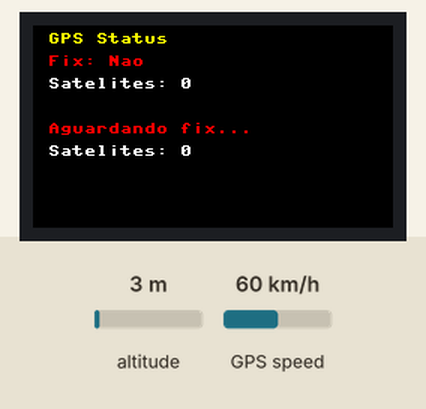
Recording of a program running on a simulated Raspberry Pi Pico running MicroPython. On the bench: 240×135 colour display. Inputs (shaded band) come from the test bench; at power-on: altitude 120 m, GPS speed 0 km/h. The GPS gets a fix after 3 s at 37.7749, -122.4194 with 8 satellites; the clock reads 2024-03-15 10:24:30 at power-on unless the program sets it; what the program prints to the serial console is not drawn.

5.1 s: altitude set to 0 m
7.5 s: GPS speed set to 30 km/h
9.9 s: altitude set to 20 m
12.5 s: GPS speed set to 2 km/h
17.5 s: altitude set to 3 m
20.5 s: GPS speed set to 60 km/h
Above: at 27.3 s.
Timing chart, 0 to 27.6 s (numbered marks = the images above; inputs shaded):
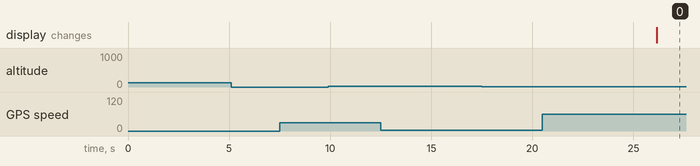

Measured:
- after the input at 5.1 s, every drawn part: stays the same
- after the input at 7.5 s, every drawn part: stays the same
- after the input at 9.9 s, every drawn part: stays the same
- after the input at 12.5 s, every drawn part: stays the same
- after the input at 17.5 s, every drawn part: stays the same

The program:

gps.py
```python
from machine import UART, Pin, SPI, PWM
import time
import framebuf

# Configuração dos pinos UART para o GPS
GPS_RX = 5  # Pino RX do GPS (GPIO 5)
GPS_TX = 4  # Pino TX do GPS (GPIO 4)

# Comandos de inicialização para o VK2828U7G5LF
INIT_COMMANDS = [
    # Configura taxa de atualização para 1Hz
    b'$PMTK220,1000*1F\r\n',
    # Habilita apenas GGA e RMC
    b'$PMTK314,0,1,0,1,0,0,0,0,0,0,0,0,0,0,0,0,0,0,0*28\r\n',
    # Configura para modo de navegação normal
    b'$PMTK886,1*29\r\n',
    # Habilita saída de dados
    b'$PMTK301,2*2E\r\n',
    # Configura para usar todos os satélites disponíveis
    b'$PMTK313,1*2E\r\n',
    # Configura para modo de navegação 2D/3D
    b'$PMTK386,0*23\r\n',
    # Configura para usar GPS + GLONASS
    b'$PMTK353,1,1,0,0,0*2A\r\n',
    # Configura para usar GPS + BEIDOU
    b'$PMTK353,1,0,0,1,0*2A\r\n',
    # Configura para usar GPS + GALILEO
    b'$PMTK353,1,0,0,0,1*2A\r\n'
]

# Comandos de teste para o GPS
TEST_COMMANDS = [
    # Solicita informações do firmware
    b'$PMTK605*31\r\n',
    # Solicita informações de hardware
    b'$PMTK400*36\r\n',
    # Solicita status do GPS
    b'$PMTK414*33\r\n'
]

# Pinos do display
BL = 13
DC = 8
RST = 12
MOSI = 11
SCK = 10
CS = 9

class GPS:
    def __init__(self):
        # Inicializa a comunicação UART com o GPS
        self.uart = UART(1, baudrate=9600, rx=Pin(GPS_RX), tx=Pin(GPS_TX))
        self.latitude = 0.0
        self.longitude = 0.0
        self.altitude = 0.0
        self.speed = 0.0
        self.satellites = 0
        self.fix = False
        self.fix_quality = 0
        self.time = ""
        self.date = ""
        self.magnetic_declination = 0.0  # Declinação magnética em graus
        self.datum = "WGS84"  # Datum padrão do GPS
        # Buffer para controlar perdas de fix
        self.fix_buffer = [False] * 5  # Buffer de 5 leituras
        self.fix_buffer_index = 0
        self._initialize_gps()

    def _initialize_gps(self):
        """Envia comandos de inicialização para o GPS"""
        print("Inicializando GPS...")
        time.sleep(5)  # Aumenta o tempo de espera inicial para 5 segundos

        # Primeiro envia comandos de teste
        print("\nEnviando comandos de teste...")
        for cmd in TEST_COMMANDS:
            try:
                print(f"Enviando comando: {cmd.decode('utf-8').strip()}")
                self.uart.write(cmd)
                time.sleep(0.5)

                # Tenta ler a resposta
                if self.uart.any():
                    response = self.uart.readline()
                    if response:
                        try:
                            print(f"Resposta: {response.decode('utf-8').strip()}")
                        except UnicodeError:
                            print("Resposta recebida (não decodificável)")
            except Exception as e:
                print(f"Erro ao enviar comando: {e}")

        # Depois envia comandos de configuração
        print("\nEnviando comandos de configuração...")
        for cmd in INIT_COMMANDS:
            try:
                print(f"Enviando comando: {cmd.decode('utf-8').strip()}")
                self.uart.write(cmd)
                time.sleep(0.5)

                # Tenta ler a resposta
                if self.uart.any():
                    response = self.uart.readline()
                    if response:
                        try:
                            print(f"Resposta: {response.decode('utf-8').strip()}")
                        except UnicodeError:
                            print("Resposta recebida (não decodificável)")
            except Exception as e:
                print(f"Erro ao enviar comando: {e}")

        # Aguarda mais um pouco para o GPS processar as configurações
        print("\nAguardando GPS processar configurações...")
        time.sleep(5)

        # Limpa o buffer da UART
        while self.uart.any():
            self.uart.readline()

        print("Inicialização do GPS concluída")

    def update(self):
        """Atualiza os dados do GPS lendo a porta serial"""
        if self.uart.any():
            try:
                # Lê uma linha completa do GPS
                line = self.uart.readline()
                if line:
                    try:
                        # Decodifica a linha de bytes para string
                        line = line.decode('utf-8').strip()
                        # Verifica se a linha está completa (começa com $ e termina com *)
                        if line.startswith('$') and '*' in line:
                            # Mostra a linha NMEA bruta
                            print(f"NMEA: {line}")
                            # Processa a linha NMEA
                            self._parse_nmea(line)
                        else:
                            print(f"Linha NMEA incompleta: {line}")
                    except UnicodeError:
                        print("Erro ao decodificar mensagem NMEA")
            except Exception as e:
                print(f"Erro ao ler GPS: {e}")

    def _calculate_magnetic_declination(self, lat, lon):
        """Calcula a declinação magnética aproximada para as coordenadas fornecidas"""
        # Para Manaus e região, a declinação magnética é aproximadamente -12.5 graus
        # Fonte: https://www.ngdc.noaa.gov/geomag/calculators/magcalc.shtml
        return -12.5

    def _apply_magnetic_declination(self, lat, lon):
        """Aplica a correção da declinação magnética nas coordenadas"""
        # Calcula a declinação magnética
        self.magnetic_declination = self._calculate_magnetic_declination(lat, lon)

        # Aplica a correção
        # A declinação magnética é o ângulo entre o norte verdadeiro e o norte magnético
        # Para Manaus, a correção é aproximadamente 0.25 graus na longitude
        # A correção é mais significativa em latitudes mais altas
        import math

        # Converte para radianos
        lat_rad = math.radians(lat)

        # Calcula a correção em graus
        # A correção é proporcional à declinação e inversamente proporcional ao cosseno da latitude
        correction = self.magnetic_declination / (60.0 * math.cos(lat_rad))

        # Aplica a correção na longitude
        lon_corrected = lon + correction

        return lat, lon_corrected

    def _convert_datum(self, lat, lon, from_datum="WGS84", to_datum="SAD69"):
        """Converte coordenadas entre diferentes datums"""
        # Constantes para conversão WGS84 para SAD69
        # Fonte: IBGE
        if from_datum == "WGS84" and to_datum == "SAD69":
            # Correções para SAD69 (em graus)
            # Para Manaus e região
            lat_correction = 0.000002
            lon_correction = 0.000003

            # Aplica as correções
            lat_sad69 = lat + lat_correction
            lon_sad69 = lon + lon_correction

            return lat_sad69, lon_sad69
        return lat, lon  # Retorna as coordenadas originais se não houver conversão

    def _convert_coordinate(self, coord, direction):
        """Converte coordenada do formato NMEA para decimal"""
        try:
            # Formato NMEA: DDDMM.MMMM para longitude, DDMM.MMMM para latitude
            if len(coord) >= 5:  # Garante que temos pelo menos DDMM
                # Encontra a posição do ponto decimal
                dot_pos = coord.find('.')
                if dot_pos == -1:
                    return 0.0

                # Para longitude (DDDMM.MMMM)
                if len(coord) > 5:
                    degrees = int(coord[:dot_pos-2])  # Tudo antes dos minutos
                    minutes = float(coord[dot_pos-2:])  # Os dois últimos dígitos antes do ponto + decimal
                # Para latitude (DDMM.MMMM)
                else:
                    degrees = int(coord[:dot_pos-2])  # Tudo antes dos minutos
                    minutes = float(coord[dot_pos-2:])  # Os dois últimos dígitos antes do ponto + decimal

                # Converte para decimal
                decimal = degrees + minutes / 60.0

                # Aplica o sinal baseado na direção
                if direction in ['S', 'W']:
                    decimal = -decimal

                return decimal
            return 0.0
        except Exception as e:
            print(f"Erro na conversão de coordenada: {e}")
            print(f"Valor recebido: {coord}, Direção: {direction}")
            return 0.0

    def _update_fix_buffer(self, has_fix):
        """Atualiza o buffer de fix e retorna True se a maioria das leituras recentes tem fix"""
        self.fix_buffer[self.fix_buffer_index] = has_fix
        self.fix_buffer_index = (self.fix_buffer_index + 1) % len(self.fix_buffer)
        # Retorna True se pelo menos 3 das últimas 5 leituras tiveram fix
        return sum(self.fix_buffer) >= 3

    def _parse_nmea(self, line):
        """Processa uma linha NMEA do GPS"""
        try:
            # Verifica se a linha está completa e válida
            if not line.startswith('$') or '*' not in line:
                return

            # Remove caracteres de controle
            line = line.strip()

            if line.startswith('$GPGGA'):  # Linha que contém dados de posição
                try:
                    # Divide a linha em campos
                    fields = line.split(',')
                    if len(fields) >= 15:
                        # Extrai a hora
                        if len(fields[1]) >= 6:
                            self.time = f"{fields[1][0:2]}:{fields[1][2:4]}:{fields[1][4:6]}"

                        # Extrai latitude e longitude
                        lat = fields[2]
                        lat_dir = fields[3]
                        lon = fields[4]
                        lon_dir = fields[5]

                        # Mostra os valores brutos para debug
                        print(f"\nValores brutos do GPS:")
                        print(f"Latitude: {lat} {lat_dir}")
                        print(f"Longitude: {lon} {lon_dir}")

                        # Extrai qualidade do fix
                        try:
                            self.fix_quality = int(fields[6]) if fields[6] else 0
                        except ValueError:
                            self.fix_quality = 0

                        # Extrai número de satélites
                        try:
                            self.satellites = int(fields[7]) if fields[7] else 0
                        except ValueError:
                            self.satellites = 0

                        # Extrai altitude
                        try:
                            if fields[9]:
                                self.altitude = float(fields[9])
                                # Ajusta altitude negativa
                                if self.altitude < 0:
                                    self.altitude = 0.0
                        except ValueError:
                            self.altitude = 0.0

                        # Verifica se tem fix válido nesta leitura
                        current_fix = self.fix_quality > 0 and lat and lon and lat_dir and lon_dir

                        # Atualiza o buffer de fix
                        self.fix = self._update_fix_buffer(current_fix)

                        # Só processa coordenadas se tiver fix válido
                        if self.fix:
                            # Converte latitude e longitude para formato decimal
                            self.latitude = self._convert_coordinate(lat, lat_dir)
                            self.longitude = self._convert_coordinate(lon, lon_dir)

                            # Mostra os valores convertidos
                            print(f"\nValores convertidos:")
                            print(f"Latitude: {self.latitude:.6f}")
                            print(f"Longitude: {self.longitude:.6f}")
                        else:
                            print(f"Sem fix válido. Qualidade: {self.fix_quality}, Satélites: {self.satellites}")
                            print(f"Buffer de fix: {self.fix_buffer}")
                except Exception as e:
                    print(f"Erro ao processar GGA: {e}")

            elif line.startswith('$GPRMC'):  # Linha que contém dados de velocidade e data
                try:
                    fields = line.split(',')
                    if len(fields) >= 13:
                        # Verifica se o status é válido (A = válido, V = inválido)
                        if fields[2] == 'A':  # Status válido
                            # Extrai a data
                            if len(fields[9]) == 6:
                                self.date = f"{fields[9][0:2]}/{fields[9][2:4]}/{fields[9][4:6]}"
                            # Extrai a velocidade em nós
                            try:
                                if fields[7]:
                                    self.speed = float(fields[7]) * 1.852  # Converte nós para km/h
                            except ValueError:
                                self.speed = 0.0
                        else:
                            print("Status RMC inválido")
                except Exception as e:
                    print(f"Erro ao processar RMC: {e}")
        except Exception as e:
            print(f"Erro ao processar NMEA: {e}")

    def has_fix(self):
        """Retorna True se o GPS tem fix"""
        return self.fix

# Primeiro testa o GPS sozinho
print("Testando GPS...")
gps = GPS()

try:
    # Testa o GPS por 10 segundos
    start_time = time.time()
    while time.time() - start_time < 10:
        gps.update()

        if gps.has_fix():
            print("\nGPS adquiriu fix!")
            print(f"Data/Hora: {gps.date} {gps.time}")
            print(f"Latitude: {gps.latitude:.6f}")
            print(f"Longitude: {gps.longitude:.6f}")
            print(f"Altitude: {gps.altitude:.1f}m")
            print(f"Velocidade: {gps.speed:.1f}km/h")
            print(f"Satélites: {gps.satellites}")
            break
        else:
            print(f"\rAguardando fix... Satélites: {gps.satellites}", end="")

        time.sleep(1)

    # Se chegou aqui, o GPS está funcionando
    print("\nGPS funcionando! Inicializando display...")

    # Agora inicializa o display
    class LCD_1inch14(framebuf.FrameBuffer):
        def __init__(self):
            self.width = 240
            self.height = 135

            self.cs = Pin(CS,Pin.OUT)
            self.rst = Pin(RST,Pin.OUT)

            self.cs(1)
            self.spi = SPI(1)
            self.spi = SPI(1,1000_000)
            self.spi = SPI(1,100000_000,polarity=0, phase=0,sck=Pin(SCK),mosi=Pin(MOSI),miso=None)
            self.dc = Pin(DC,Pin.OUT)
            self.dc(1)
            self.buffer = bytearray(self.height * self.width * 2)
            super().__init__(self.buffer, self.width, self.height, framebuf.RGB565)
            self.init_display()

            self.red   =   0x07E0
            self.green =   0x001f
            self.blue  =   0xf800
            self.white =   0xffff

        def write_cmd(self, cmd):
            self.cs(1)
            self.dc(0)
            self.cs(0)
            self.spi.write(bytearray([cmd]))
            self.cs(1)

        def write_data(self, buf):
            self.cs(1)
            self.dc(1)
            self.cs(0)
            self.spi.write(bytearray([buf]))
            self.cs(1)

        def init_display(self):
            self.rst(1)
            self.rst(0)
            self.rst(1)

            self.write_cmd(0x36)
            self.write_data(0x70)

            self.write_cmd(0x3A)
            self.write_data(0x05)

            self.write_cmd(0xB2)
            self.write_data(0x0C)
            self.write_data(0x0C)
            self.write_data(0x00)
            self.write_data(0x33)
            self.write_data(0x33)

            self.write_cmd(0xB7)
            self.write_data(0x35)

            self.write_cmd(0xBB)
            self.write_data(0x19)

            self.write_cmd(0xC0)
            self.write_data(0x2C)

            self.write_cmd(0xC2)
            self.write_data(0x01)

            self.write_cmd(0xC3)
            self.write_data(0x12)

            self.write_cmd(0xC4)
            self.write_data(0x20)

            self.write_cmd(0xC6)
            self.write_data(0x0F)

            self.write_cmd(0xD0)
            self.write_data(0xA4)
            self.write_data(0xA1)

            self.write_cmd(0xE0)
            self.write_data(0xD0)
            self.write_data(0x04)
            self.write_data(0x0D)
            self.write_data(0x11)
            self.write_data(0x13)
            self.write_data(0x2B)
            self.write_data(0x3F)
            self.write_data(0x54)
            self.write_data(0x4C)
            self.write_data(0x18)
            self.write_data(0x0D)
            self.write_data(0x0B)
            self.write_data(0x1F)
            self.write_data(0x23)

            self.write_cmd(0xE1)
            self.write_data(0xD0)
            self.write_data(0x04)
            self.write_data(0x0C)
            self.write_data(0x11)
            self.write_data(0x13)
            self.write_data(0x2C)
            self.write_data(0x3F)
            self.write_data(0x44)
            self.write_data(0x51)
            self.write_data(0x2F)
            self.write_data(0x1F)
            self.write_data(0x1F)
            self.write_data(0x20)
            self.write_data(0x23)

            self.write_cmd(0x21)

            self.write_cmd(0x11)

            self.write_cmd(0x29)

        def show(self):
            self.write_cmd(0x2A)
            self.write_data(0x00)
            self.write_data(0x28)
            self.write_data(0x01)
            self.write_data(0x17)

            self.write_cmd(0x2B)
            self.write_data(0x00)
            self.write_data(0x35)
            self.write_data(0x00)
            self.write_data(0xBB)

            self.write_cmd(0x2C)

            self.cs(1)
            self.dc(1)
            self.cs(0)
            self.spi.write(self.buffer)
            self.cs(1)

    def colour(R,G,B):
        return (((G&0b00011100)<<3) +((B&0b11111000)>>3)<<8) + (R&0b11111000)+((G&0b11100000)>>5)

    # Inicialização do display
    lcd = LCD_1inch14()
    lcd.fill(colour(0,0,0))
    lcd.show()

    # Configuração do brilho
    pwm = PWM(Pin(BL))
    pwm.freq(1000)
    pwm.duty_u16(32768)

    def update_display(gps):
        """Atualiza o display com os dados do GPS"""
        lcd.fill(colour(0,0,0))  # Limpa o display

        # Título
        lcd.text("GPS Status", 10, 5, colour(255,255,0))

        # Fix e Satélites
        fix_color = colour(0,255,0) if gps.fix else colour(255,0,0)
        lcd.text(f"Fix: {'Sim' if gps.fix else 'Nao'}", 10, 20, fix_color)
        lcd.text(f"Satelites: {gps.satellites}", 10, 35, colour(255,255,255))

        # Data/Hora
        if gps.date and gps.time:
            lcd.text(f"{gps.date} {gps.time}", 10, 50, colour(255,255,255))

        # Coordenadas
        if gps.fix or (gps.latitude != 0.0 and gps.longitude != 0.0):  # Mostra valores se tiver fix ou se já tiver obtido coordenadas antes
            lcd.text(f"Lat: {gps.latitude:.6f}", 10, 65, colour(255,255,255))
            lcd.text(f"Lon: {gps.longitude:.6f}", 10, 80, colour(255,255,255))
            lcd.text(f"Alt: {gps.altitude:.1f}m", 10, 95, colour(255,255,255))
            lcd.text(f"Vel: {gps.speed:.1f}km/h", 10, 110, colour(255,255,255))
            # Mostra a declinação magnética e o datum
            lcd.text(f"Decl: {gps.magnetic_declination:.1f}°", 10, 125, colour(255,255,255))
            lcd.text(f"Datum: {gps.datum}", 10, 140, colour(255,255,255))
        else:
            lcd.text("Aguardando fix...", 10, 65, colour(255,0,0))
            lcd.text(f"Satelites: {gps.satellites}", 10, 80, colour(255,255,255))

        lcd.show()

    # Loop principal com display
    print("Iniciando loop principal com display...")
    last_fix_time = 0  # Variável para controlar o último fix válido
    while True:
        gps.update()

        # Atualiza o display
        update_display(gps)

        # Mostra também no console
        if gps.has_fix():
            last_fix_time = time.time()  # Atualiza o tempo do último fix
            print("\nDados do GPS:")
            print(f"Data/Hora: {gps.date} {gps.time}")
            print(f"Latitude: {gps.latitude:.6f}")
            print(f"Longitude: {gps.longitude:.6f}")
            print(f"Altitude: {gps.altitude:.1f}m")
            print(f"Velocidade: {gps.speed:.1f}km/h")
            print(f"Satélites: {gps.satellites}")
        else:
            # Só mostra a mensagem de "Aguardando fix..." se não tiver tido fix nos últimos 5 segundos
            if time.time() - last_fix_time > 5:
                print(f"\rAguardando fix... Satélites: {gps.satellites}", end="")

        time.sleep(1)

except KeyboardInterrupt:
    print("\nPrograma finalizado")
except Exception as e:
    print(f"Erro: {e}")
finally:
    if 'lcd' in locals():
        lcd.fill(colour(0,0,0))  # Limpa o display ao finalizar
        lcd.show() 
```
